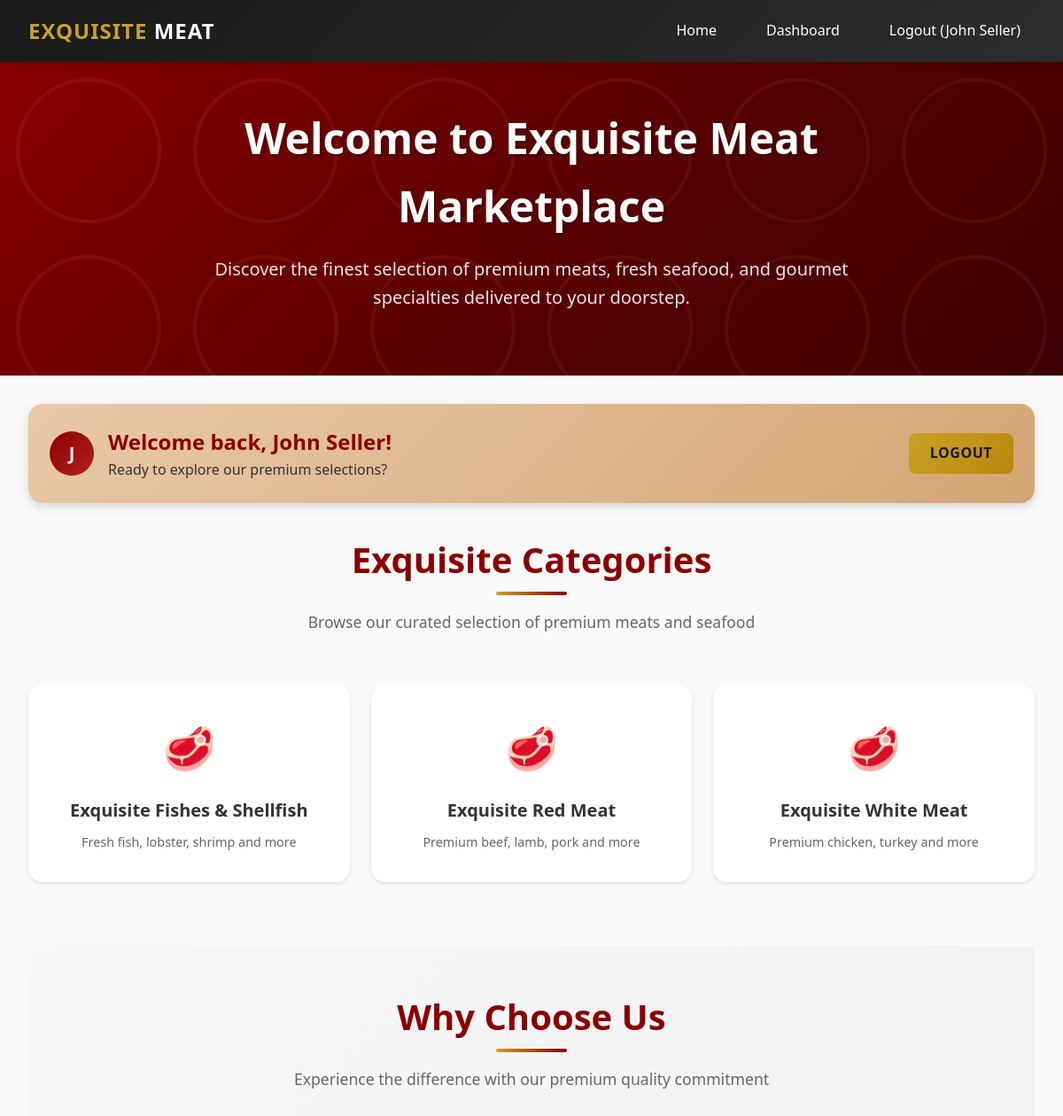
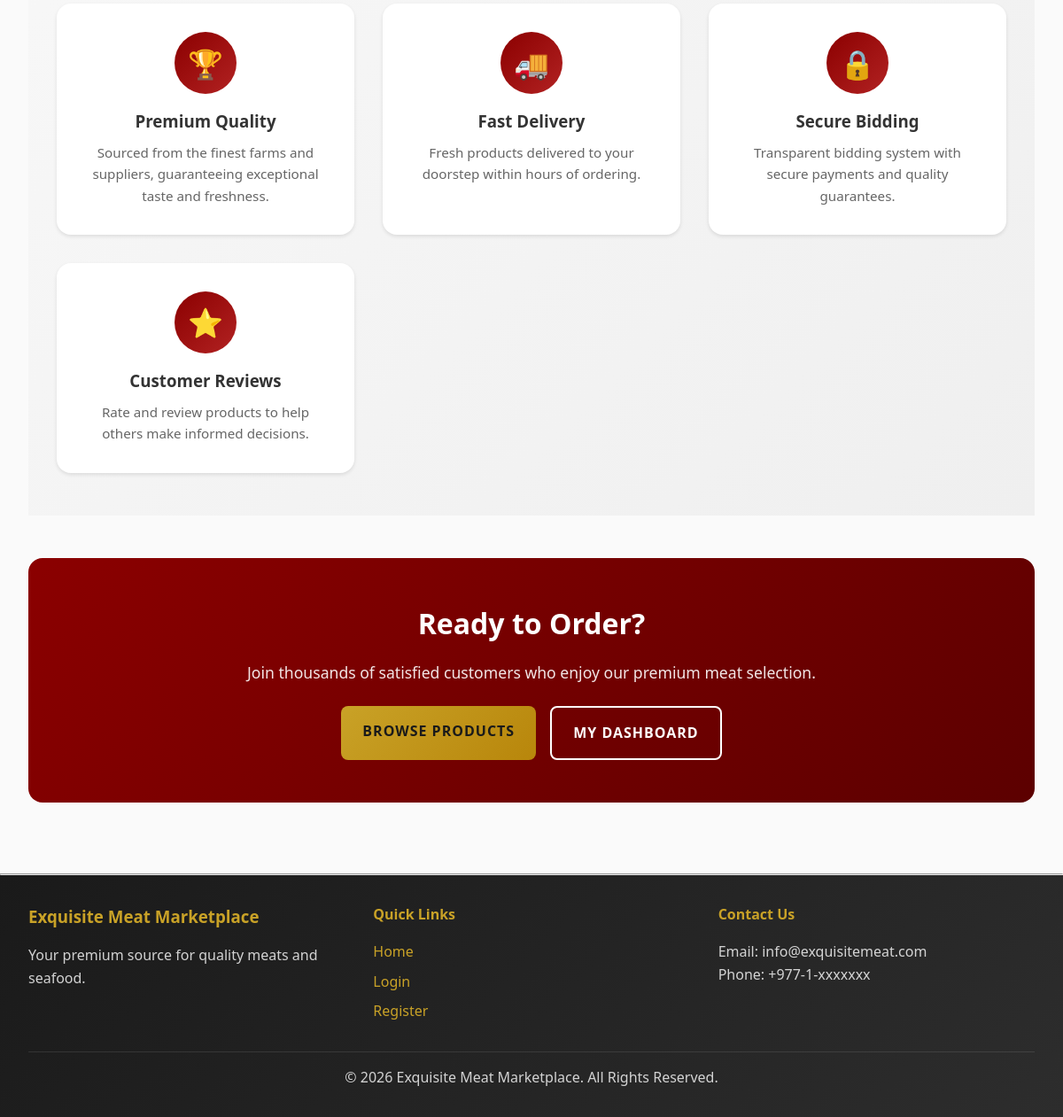
/ (signed in), run on the app's committed database (2 pictures, top to bottom).
### tables this page shows
CREATE TABLE IF NOT EXISTS categories (
    id INT AUTO_INCREMENT PRIMARY KEY,
    name VARCHAR(50) NOT NULL,
    description TEXT,
    icon VARCHAR(10) DEFAULT '🥩',
    created_at TIMESTAMP DEFAULT CURRENT_TIMESTAMP
);

### public/index.php (the view, shortened to what this page needs)
<?php
require_once "../includes/config.php";
$logged_in = isset($_SESSION['user_id']);
$categories = [];
$category_icons = [
    'red_meat' => '🥩',
    'white_meat' => '🍗',
    'fish' => '🐟',
    'shellfish' => '🦐'
];
try {
    $result = $conn->query("SELECT * FROM categories ORDER BY name ASC");
    if ($result && $result->num_rows > 0) {
        while ($row = $result->fetch_assoc()) {
            $categories[] = $row;
        }
    }
} catch (Exception $e) {
}
?>
<!DOCTYPE html>
<html lang="en">
<head>
    <link rel="stylesheet" href="../assets/css/style.css">
</head>
<body>
<?php include "../includes/navbar.php"; ?>
<section class="hero">
    <div class="hero-content">
        <h1>Welcome to Exquisite Meat Marketplace</h1>
        <p>Discover the finest selection of premium meats, fresh seafood, and gourmet specialties delivered to your doorstep.</p>
    </div>
</section>
<div class="container">
    <?php if($logged_in): ?>
        <div class="user-bar">
            <div class="welcome-text">
                <div class="user-avatar">
                    <?php echo strtoupper(substr($_SESSION['name'], 0, 1)); ?>
                </div>
                <div>
                    <h1>Welcome back, <?php echo htmlspecialchars($_SESSION['name']); ?>!</h1>
                    <p>Ready to explore our premium selections?</p>
                </div>
            </div>
            <a href="logout.php" class="btn-logout">Logout</a>
        </div>
    <?php endif; ?>
    <section class="categories-section">
        <div class="section-header">
            <h2>Exquisite Categories</h2>
            <p>Browse our curated selection of premium meats and seafood</p>
        </div>
        <div class="categories">
            <?php foreach($categories as $index => $category): ?>
                <?php
                    $slug = isset($category['slug']) ? $category['slug'] : strtolower(str_replace(' ', '_', $category['name']));
                    $icon = isset($category_icons[$slug]) ? $category_icons[$slug] : '🥩';
                    $description = isset($category['description']) ? $category['description'] : 'Premium quality selection';
                ?>
                <div class="category-box <?php echo $slug; ?>">
                    <span class="category-icon"><?php echo $icon; ?></span>
                    <h3><?php echo htmlspecialchars($category['name']); ?></h3>
                    <p><?php echo htmlspecialchars($description); ?></p>
                </div>
            <?php endforeach; ?>
        </div>
    </section>
    <section class="features-section">
        <div class="section-header">
            <h2>Why Choose Us</h2>
            <p>Experience the difference with our premium quality commitment</p>
        </div>
        <div class="features-grid">
            <div class="feature-card">
                <div class="feature-icon">🏆</div>
                <h3>Premium Quality</h3>
                <p>Sourced from the finest farms and suppliers, guaranteeing exceptional taste and freshness.</p>
            </div>
            <div class="feature-card">
                <div class="feature-icon">🚚</div>
                <h3>Fast Delivery</h3>
                <p>Fresh products delivered to your doorstep within hours of ordering.</p>
            </div>
            <div class="feature-card">
                <div class="feature-icon">🔒</div>
                <h3>Secure Bidding</h3>
                <p>Transparent bidding system with secure payments and quality guarantees.</p>
            </div>
            <div class="feature-card">
                <div class="feature-icon">⭐</div>
                <h3>Customer Reviews</h3>
                <p>Rate and review products to help others make informed decisions.</p>
            </div>
        </div>
    </section>
    <section class="cta-section">
        <h2>Ready to Order?</h2>
        <p>Join thousands of satisfied customers who enjoy our premium meat selection.</p>
        <div class="cta-buttons">
            <?php if($logged_in): ?>
                <a href="../customer/browse-products.php" class="btn btn-primary">Browse Products</a>
                <a href="../customer/dashboard.php" class="btn btn-secondary">My Dashboard</a>
            <?php else: ?>
                <a href="register.php" class="btn btn-primary">Create Account</a>
                <a href="login.php" class="btn btn-secondary">Login</a>
            <?php endif; ?>
        </div>
    </section>
</div>
<?php include "../includes/footer.php"; ?>

### data on the page
categories: name "🥩", name "Exquisite Fishes & Shellfish", description "Fresh fish, lobster, shrimp and more"
categories: name "🥩", name "Exquisite Red Meat", description "Premium beef, lamb, pork and more"
categories: name "🥩", name "Exquisite White Meat", description "Premium chicken, turkey and more"

### other printed values
$_SESSION['name'] "John Seller"
substr($_SESSION['name'], 0, 1) "J"
